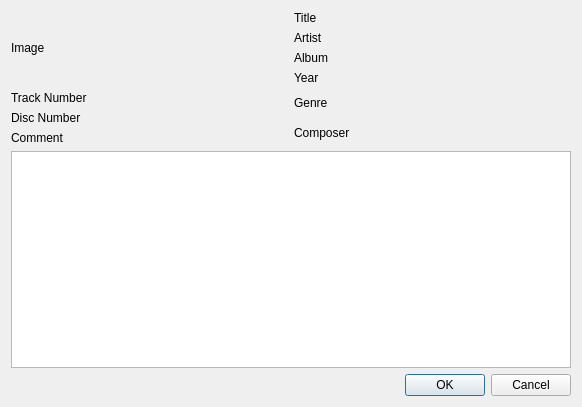
<?xml version="1.0" encoding="UTF-8"?>
<ui version="4.0">
 <class>Dialog</class>
 <widget class="QDialog" name="Dialog">
  <property name="geometry">
   <rect>
    <x>0</x>
    <y>0</y>
    <width>582</width>
    <height>407</height>
   </rect>
  </property>
  <property name="windowTitle">
   <string>Dialog</string>
  </property>
  <layout class="QVBoxLayout" name="verticalLayout">
   <item>
    <layout class="QHBoxLayout" name="horizontalLayout_2">
     <item>
      <widget class="QLabel" name="imagelabel">
       <property name="text">
        <string>Image</string>
       </property>
      </widget>
     </item>
     <item>
      <layout class="QVBoxLayout" name="verticalLayout_2">
       <item>
        <widget class="QLabel" name="titlelabel">
         <property name="text">
          <string>Title</string>
         </property>
        </widget>
       </item>
       <item>
        <widget class="QLabel" name="artistlabel">
         <property name="text">
          <string>Artist</string>
         </property>
        </widget>
       </item>
       <item>
        <widget class="QLabel" name="albumlabel">
         <property name="text">
          <string>Album</string>
         </property>
        </widget>
       </item>
       <item>
        <widget class="QLabel" name="yearlabel">
         <property name="text">
          <string>Year</string>
         </property>
        </widget>
       </item>
      </layout>
     </item>
    </layout>
   </item>
   <item>
    <layout class="QHBoxLayout" name="horizontalLayout_3">
     <item>
      <layout class="QVBoxLayout" name="verticalLayout_4">
       <item>
        <widget class="QLabel" name="tracklabel">
         <property name="text">
          <string>Track Number</string>
         </property>
        </widget>
       </item>
       <item>
        <widget class="QLabel" name="label_7">
         <property name="text">
          <string>Disc Number</string>
         </property>
        </widget>
       </item>
       <item>
        <widget class="QLabel" name="commentlabel">
         <property name="text">
          <string>Comment</string>
         </property>
        </widget>
       </item>
      </layout>
     </item>
     <item>
      <layout class="QVBoxLayout" name="verticalLayout_3">
       <item>
        <widget class="QLabel" name="genrelabel">
         <property name="text">
          <string>Genre</string>
         </property>
        </widget>
       </item>
       <item>
        <widget class="QLabel" name="composerlabel">
         <property name="text">
          <string>Composer</string>
         </property>
        </widget>
       </item>
      </layout>
     </item>
    </layout>
   </item>
   <item>
    <widget class="QListWidget" name="lyricslist"/>
   </item>
   <item>
    <widget class="QDialogButtonBox" name="buttonBox">
     <property name="orientation">
      <enum>Qt::Horizontal</enum>
     </property>
     <property name="standardButtons">
      <set>QDialogButtonBox::Cancel|QDialogButtonBox::Ok</set>
     </property>
    </widget>
   </item>
  </layout>
 </widget>
 <resources/>
 <connections>
  <connection>
   <sender>buttonBox</sender>
   <signal>accepted()</signal>
   <receiver>Dialog</receiver>
   <slot>accept()</slot>
   <hints>
    <hint type="sourcelabel">
     <x>248</x>
     <y>254</y>
    </hint>
    <hint type="destinationlabel">
     <x>157</x>
     <y>274</y>
    </hint>
   </hints>
  </connection>
  <connection>
   <sender>buttonBox</sender>
   <signal>rejected()</signal>
   <receiver>Dialog</receiver>
   <slot>reject()</slot>
   <hints>
    <hint type="sourcelabel">
     <x>316</x>
     <y>260</y>
    </hint>
    <hint type="destinationlabel">
     <x>286</x>
     <y>274</y>
    </hint>
   </hints>
  </connection>
 </connections>
</ui>
